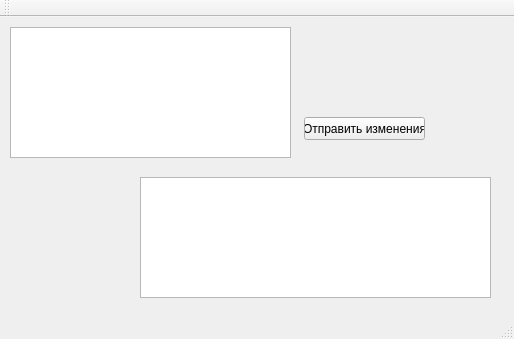
<?xml version="1.0" encoding="UTF-8"?>
<ui version="4.0">
 <class>MainWindow</class>
 <widget class="QMainWindow" name="MainWindow">
  <property name="geometry">
   <rect>
    <x>0</x>
    <y>0</y>
    <width>514</width>
    <height>339</height>
   </rect>
  </property>
  <property name="windowTitle">
   <string>MainWindow</string>
  </property>
  <widget class="QWidget" name="centralWidget">
   <widget class="QTableView" name="tableView">
    <property name="geometry">
     <rect>
      <x>10</x>
      <y>10</y>
      <width>281</width>
      <height>131</height>
     </rect>
    </property>
   </widget>
   <widget class="QTableView" name="tableView_2">
    <property name="geometry">
     <rect>
      <x>140</x>
      <y>160</y>
      <width>351</width>
      <height>121</height>
     </rect>
    </property>
   </widget>
   <widget class="QPushButton" name="submitChangesButton">
    <property name="geometry">
     <rect>
      <x>304</x>
      <y>100</y>
      <width>121</width>
      <height>23</height>
     </rect>
    </property>
    <property name="text">
     <string>Отправить изменения</string>
    </property>
   </widget>
  </widget>
  <widget class="QMenuBar" name="menuBar">
   <property name="geometry">
    <rect>
     <x>0</x>
     <y>0</y>
     <width>514</width>
     <height>21</height>
    </rect>
   </property>
  </widget>
  <widget class="QToolBar" name="mainToolBar">
   <attribute name="toolBarArea">
    <enum>TopToolBarArea</enum>
   </attribute>
   <attribute name="toolBarBreak">
    <bool>false</bool>
   </attribute>
  </widget>
  <widget class="QStatusBar" name="statusBar"/>
 </widget>
 <layoutdefault spacing="6" margin="11"/>
 <resources/>
 <connections/>
</ui>
